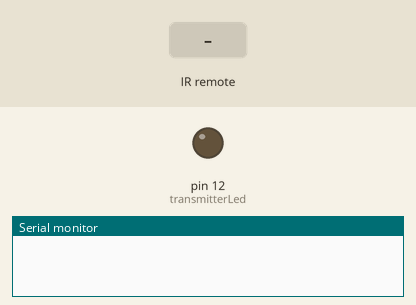
Simulated run of this sketch. Board: Arduino Uno, built with avr-gcc and run on an emulated ATmega328P. On the bench: output pins drawn as LEDs (lit = HIGH), the last lines printed to the serial monitor. The test bench sets the inputs (shaded band).

Above: at 1.2 s.
1.3 s: infrared code 0xFFA25D received
At 1.7 s:
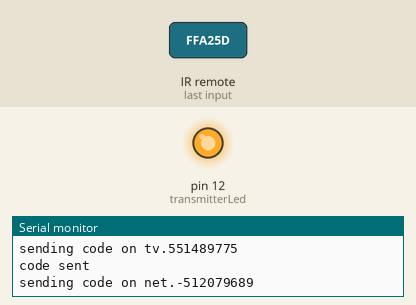
Timing chart, 0 to 18.3 s (numbered marks = the images above; inputs shaded):
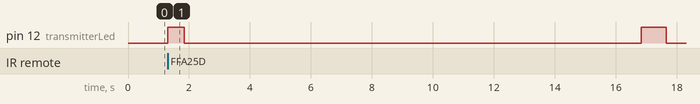

Measured:
- after the input at 1.3 s, pin 12 (transmitterLed): LOW → HIGH at once, → LOW 0.54 s later, → HIGH 15.0 s later, → LOW 0.81 s later

The sketch:

RemoteControl.ino
```cpp
#include <IRremote.h>

//PIN 11 -  read signal
int irPin = 11;
//PIN 10 - send signal
int sendPin = 10;
//PIN 13 - reserved to receiver module
//PIN 12 - LED TRANSMITTER
int transmitterLed=12;
long irCode;

IRrecv irrecv(irPin);
decode_results results;

IRsend irsend;

void setup() {
  Serial.begin(9600);

  //starts the receiver
  irrecv.enableIRIn();
  irrecv.blink13(true);

  //init led
  pinMode(transmitterLed, OUTPUT);
}
//20DF10EF/551489775 - turn on/off lg tv
//20DFC03F/551534655 - volume down lg tv
//20DF40BF/551502015 - volume up lg tv
//E17A48B7/3782887607 - turn on/off net
//FFA25D/16753245 - turn on control
//FFE21D/16769565 - turn off control
//FF22DD/16720605 - volume up
//FF02FD/16712445 - volume down
//3782901887 - net 1
//3782885567 - net 2
//3782918207 - net 3
//3782877407 - net 4
//3782910047 - net 5
//3782893727 - net 6
//3782926367 - net 7
//3782873327 - net 8
//3782905967 - net 9
//3782869247 - net 0
void loop() {
   read();
   send();
   //delay(500);
}

void send() {
  switch(irCode) {
    case 16753245:
      //turn on
      sendValue(551489775,"on tv");
      sendValue(3782887607,"on net");
      delay(15000);
      sendValue(3782910047,"5");
      sendValue(3782901887,"1");
      sendValue(3782885567,"2");
      break;
    case 16769565:
      //turn off
      sendValue(551489775,"off tv");
      sendValue(3782887607,"off net");
      break;
    case 16720605:
      //volume up
      sendValue(551502015, "volume up tv");
      break;
    case 16712445:
      //volume down
      sendValue(551534655, "volume down tv");
      break;
  }
  //Serial.println("before clean ir code");
  irCode=0;
  //Serial.println("after clean ir code");
}
void sendValue(long value, String irCommand) {
  Serial.println("sending code " + irCommand + "."+value);

  digitalWrite(transmitterLed, HIGH);
  irsend.sendNEC(value, 32);
  delay(200);
  digitalWrite(transmitterLed, LOW);

  Serial.println("code sent");
  irrecv.enableIRIn();
}

void read() {
   if (irrecv.decode(&results)) {
      if (results.value!=4294967295) {
        type();
        Serial.println(results.value, HEX);
        Serial.print(results.value, DEC);
        irCode = results.value;
        Serial.println();
      } else {
         irCode=0;
      }
     irrecv.resume();
  }
}
void type() {
  Serial.println(results.bits);
 if (results.decode_type == NEC) {
      Serial.print("NEC: ");
    } else if (results.decode_type == SONY) {
      Serial.print("SONY: ");
    } else if (results.decode_type == RC5) {
      Serial.print("RC5: ");
    } else if (results.decode_type == RC6) {
      Serial.print("RC6: ");
    } else if (results.decode_type == UNKNOWN) {
      Serial.print("UNKNOWN: ");
    }
}
```
